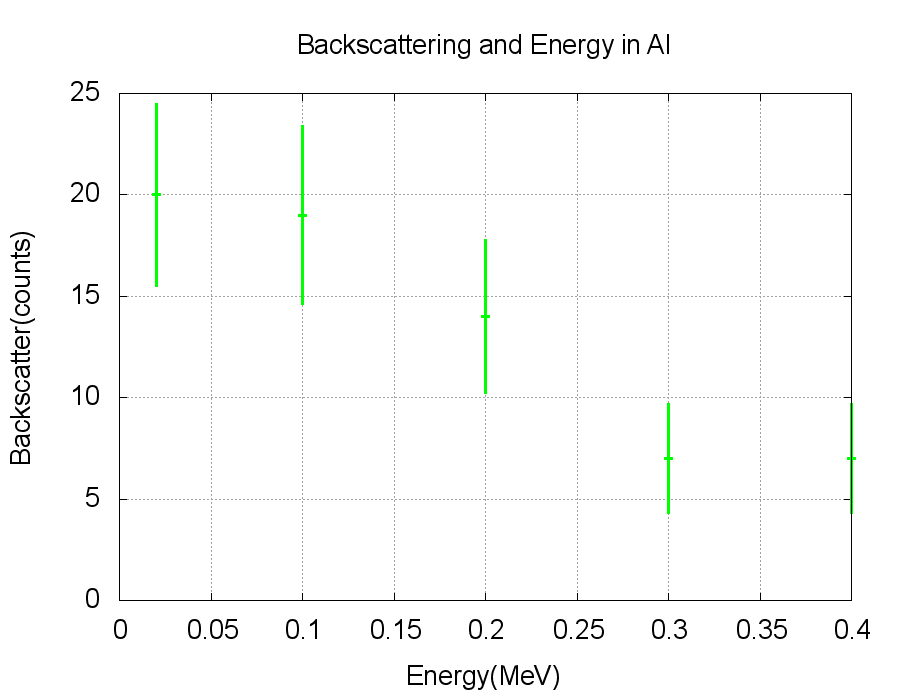

This chart was generated by the following gnuplot code:
# Gnuplot script file for plotting data
# 

set terminal png nocrop enhanced size 900,700 font 'arial,20'

set out 'enal.png'

set multiplot
set size 1,1
#set tics font ", 30"
set origin 0,0 #origin of plot
set title "Backscattering and Energy in Al"
set ylabel "Backscatter(counts)"
set xlabel "Energy(MeV)"
#set xr [0:2048]
#set yr [0:1000]
#set yr [-500000:8000000]
set autoscale y
set autoscale x
#set logscale x
#set logscale y
set key top right
set bar small
set grid
#f(x) = m*x+b
#g(x) = q*x+c
#h(x) = j*x+d
#f(x) = a*x**2 + b*x + c          # define a quadratic function
#fit f(x) 'zat.dat' via a,b,c    # compute the coefficients a,b,c

#fit f(x) "sol.dat" using 4:5 via m,b
#fit g(x) "ams.dat" using 6:7 via q,c
#fit h(x) "ams.dat" using 1:5 via j,d

plot  "enal.dat" using 1:2:3 title '' lc rgb "green" lw 3 with yerrorbars

#=============mini plot=============      
set grid
unset multiplot
